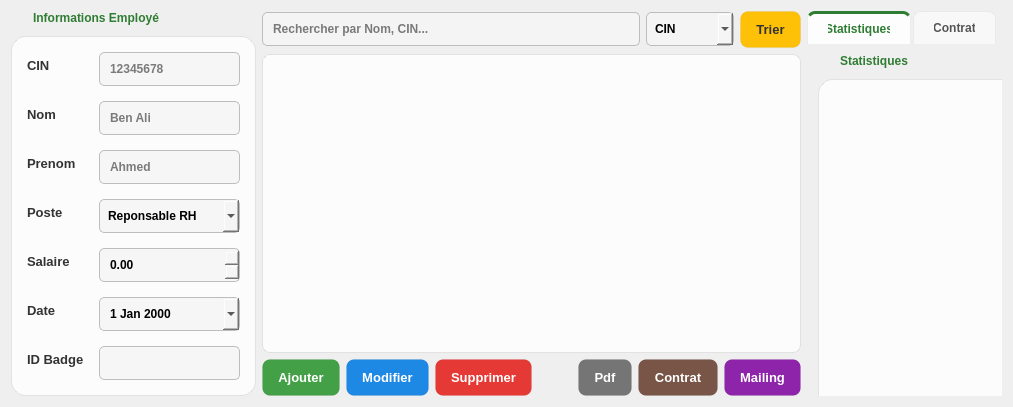
       <widget class="QWidget" name="page_employes">
        <property name="styleSheet">
         <string notr="true">/* --- 1. L'IMAGE DE FOND --- */
QWidget#page_employes {
    /* Assure-toi que le chemin de ton image est correct ici ! */
    border-image: url(:/new/prefix1/images/bg_left.jpg) 0 0 0 0 stretch stretch ;
}

/* --- 2. LE CADRE FORMULAIRE &amp; STATISTIQUES (Verre Blanc) --- */
QGroupBox {
    /* Fond BLANC avec transparence (Alpha = 210 sur 255 pour lisibilité) */
    background-color: rgba(255, 255, 255, 210); 
    border: 1px solid rgba(0, 0, 0, 20); /* Bordure grise subtile */
    border-radius: 15px;
    margin-top: 25px; 
}

QGroupBox::title {
    subcontrol-origin: margin;
    subcontrol-position: top left;
    left: 20px;
    color: #2E7D32; /* Vert Foncé EcoCycle pour le contraste sur blanc */
    font-weight: bold;
    font-size: 16px;
    background-color: transparent;
}

/* --- 3. LES LABELS --- */
QLabel {
    color: #333333; /* Texte GRIS FONCÉ/NOIR */
    font-weight: bold;
    font-size: 13px;
    background-color: transparent;
}

/* --- 4. CHAMPS DE SAISIE (Inputs Clairs) --- */
QLineEdit, QComboBox, QDateEdit, QDoubleSpinBox {
    /* Fond blanc cassé semi-transparent */
    background-color: rgba(245, 245, 245, 200); 
    border: 1px solid #BDBDBD; /* Bordure grise */
    border-radius: 5px;
    padding: 8px;
    color: #000000; /* Texte NOIR quand on écrit */
    font-weight: bold;
}

QLineEdit:focus, QComboBox:focus, QDateEdit:focus {
    background-color: #FFFFFF; /* Devient blanc pur au clic */
    border: 2px solid #4CAF50; /* Bordure VERTE */
}

/* Spécifique : La liste de choix de Tri */
QComboBox#cb_tri_option {
    min-width: 80px;
    background-color: rgba(255, 255, 255, 200);
    color: #333;
}

/* --- 5. TABLEAU (Liste Blanche) --- */
QTableView {
    background-color: rgba(255, 255, 255, 200); 
    border: 1px solid rgba(0, 0, 0, 20);
    border-radius: 8px;
    gridline-color: rgba(0, 0, 0, 10); /* Lignes grises très fines */
    color: #000000; /* Texte Noir */
    selection-background-color: rgba(76, 175, 80, 180); /* Vert sélection */
    selection-color: white;
    outline: 0;
}

QHeaderView::section {
    background-color: #2E7D32; /* Entête Vert Foncé */
    color: white;
    padding: 8px;
    border: none;
    font-weight: bold;
}

QTableCornerButton::section {
    background-color: rgba(255, 255, 255, 200);
    border: none;
}

/* --- 6. BOUTONS (Couleurs Vives) --- */
QPushButton {
    border-radius: 8px;
    padding: 10px 15px;
    color: white; /* Texte Blanc sur bouton coloré */
    font-weight: bold;
    font-size: 13px;
    border: 1px solid rgba(0,0,0, 10); /* Légère ombre */
}

/* --- COULEURS DES BOUTONS --- */

/* Ajouter : Vert */
QPushButton#btn_ajouter {
    background-color: #43A047; 
}
QPushButton#btn_ajouter:hover { background-color: #2E7D32; }

/* Modifier : Bleu */
QPushButton#btn_modifier {
    background-color: #1E88E5; 
}
QPushButton#btn_modifier:hover { background-color: #1565C0; }

/* Supprimer : Rouge */
QPushButton#btn_supprimer {
    background-color: #E53935; 
}
QPushButton#btn_supprimer:hover { background-color: #C62828; }

/* PDF : Gris */
QPushButton#btn_pdf {
    background-color: #757575; 
}
QPushButton#btn_pdf:hover { background-color: #424242; }

/* Contrat : Marron */
QPushButton#btn_contrat {
    background-color: #795548;
}
QPushButton#btn_contrat:hover { background-color: #5D4037; }

/* Mailing : Violet */
QPushButton#btn_mailing {
    background-color: #8E24AA;
}
QPushButton#btn_mailing:hover { background-color: #7B1FA2; }

/* TRIER : Jaune/Ambre */
QPushButton#btn_tri {
    background-color: #FFC107;
    color: #333; /* Texte foncé sur jaune */
}
QPushButton#btn_tri:hover { background-color: #FFB300; }

/* --- SCROLLBAR --- */
QScrollBar:vertical {
    border: none;
    background: rgba(0,0,0,10);
    width: 10px;
    border-radius: 5px;
}
QScrollBar::handle:vertical {
    background: rgba(0,0,0,30); /* Poignée grise */
    border-radius: 5px;
}

/* --- TAB WIDGET (ONGLETS) --- */
QTabWidget::pane {
    border: none;
    border-radius: 10px;
    background-color: transparent; /* Fond transparent pour voir l'image principale */
    top: -1px; 
}

QTabBar::tab {
    background-color: rgba(255, 255, 255, 150); /* Onglet inactif */
    border: 1px solid rgba(0,0,0, 10);
    border-bottom: none;
    border-top-left-radius: 8px;
    border-top-right-radius: 8px;
    padding: 8px 20px;
    margin-right: 2px;
    font-weight: bold;
    color: #555;
}

QTabBar::tab:selected {
    background-color: rgba(255, 255, 255, 220); /* Onglet actif plus blanc */
    color: #2E7D32; /* Texte Vert EcoCycle */
    border-top: 3px solid #2E7D32; /* Petite barre verte en haut */
}

QTabBar::tab:hover {
    background-color: rgba(255, 255, 255, 180);
}
</string>
        </property>
        <layout class="QHBoxLayout" name="horizontalLayout_3" stretch="0,0,1">
         <item>
          <widget class="QGroupBox" name="gb_form">
           <property name="font">
            <font>
             <bold>true</bold>
            </font>
           </property>
           <property name="title">
            <string>Informations Employé</string>
           </property>
           <layout class="QFormLayout" name="formLayout">
            <property name="horizontalSpacing">
             <number>15</number>
            </property>
            <property name="verticalSpacing">
             <number>15</number>
            </property>
            <property name="leftMargin">
             <number>15</number>
            </property>
            <property name="topMargin">
             <number>15</number>
            </property>
            <property name="rightMargin">
             <number>15</number>
            </property>
            <property name="bottomMargin">
             <number>15</number>
            </property>
            <item row="0" column="0">
             <widget class="QLabel" name="label_8">
              <property name="text">
               <string>CIN</string>
              </property>
             </widget>
            </item>
            <item row="0" column="1">
             <widget class="QLineEdit" name="le_cin">
              <property name="maxLength">
               <number>8</number>
              </property>
              <property name="placeholderText">
               <string>12345678</string>
              </property>
             </widget>
            </item>
            <item row="1" column="0">
             <widget class="QLabel" name="label_10">
              <property name="text">
               <string>Nom</string>
              </property>
             </widget>
            </item>
            <item row="1" column="1">
             <widget class="QLineEdit" name="le_nom">
              <property name="text">
               <string/>
              </property>
              <property name="placeholderText">
               <string>Ben Ali</string>
              </property>
             </widget>
            </item>
            <item row="2" column="0">
             <widget class="QLabel" name="label_11">
              <property name="text">
               <string>Prenom</string>
              </property>
             </widget>
            </item>
            <item row="2" column="1">
             <widget class="QLineEdit" name="le_prenom">
              <property name="text">
               <string/>
              </property>
              <property name="placeholderText">
               <string>Ahmed</string>
              </property>
             </widget>
            </item>
            <item row="3" column="0">
             <widget class="QLabel" name="label_12">
              <property name="text">
               <string>Poste</string>
              </property>
             </widget>
            </item>
            <item row="3" column="1">
             <widget class="QComboBox" name="cb_poste">
              <property name="placeholderText">
               <string>Reponsable RH</string>
              </property>
              <item>
               <property name="text">
                <string>Responsable RH</string>
               </property>
              </item>
              <item>
               <property name="text">
                <string>Administratif</string>
               </property>
              </item>
              <item>
               <property name="text">
                <string>Trieur</string>
               </property>
              </item>
              <item>
               <property name="text">
                <string>Chauffeur</string>
               </property>
              </item>
             </widget>
            </item>
            <item row="4" column="0">
             <widget class="QLabel" name="label_13">
              <property name="text">
               <string>Salaire</string>
              </property>
             </widget>
            </item>
            <item row="4" column="1">
             <widget class="QDoubleSpinBox" name="dsb_salaire"/>
            </item>
            <item row="5" column="0">
             <widget class="QLabel" name="label_14">
              <property name="text">
               <string>Date </string>
              </property>
             </widget>
            </item>
            <item row="5" column="1">
             <widget class="QDateEdit" name="de_embauche">
              <property name="calendarPopup">
               <bool>true</bool>
              </property>
             </widget>
            </item>
            <item row="6" column="0">
             <widget class="QLabel" name="label_15">
              <property name="text">
               <string>ID Badge</string>
              </property>
             </widget>
            </item>
            <item row="6" column="1">
             <widget class="QLineEdit" name="le_badge"/>
            </item>
           </layout>
          </widget>
         </item>
         <item>
          <layout class="QVBoxLayout" name="verticalLayout_3" stretch="0,0,0">
           <item>
            <layout class="QHBoxLayout" name="horizontalLayout_7">
             <item>
              <widget class="QLineEdit" name="le_recherche">
               <property name="placeholderText">
                <string>Rechercher par Nom, CIN...</string>
               </property>
              </widget>
             </item>
             <item>
              <widget class="QComboBox" name="comboBox">
               <item>
                <property name="text">
                 <string>CIN</string>
                </property>
               </item>
               <item>
                <property name="text">
                 <string>ID Badge</string>
                </property>
               </item>
               <item>
                <property name="text">
                 <string>Nom</string>
                </property>
               </item>
              </widget>
             </item>
             <item>
              <widget class="QPushButton" name="btn_tri">
               <property name="text">
                <string>Trier</string>
               </property>
              </widget>
             </item>
            </layout>
           </item>
           <item>
            <widget class="QTableView" name="tab_employes">
             <property name="alternatingRowColors">
              <bool>true</bool>
             </property>
             <property name="selectionBehavior">
              <enum>QAbstractItemView::SelectionBehavior::SelectRows</enum>
             </property>
            </widget>
           </item>
           <item>
            <layout class="QHBoxLayout" name="horizontalLayout">
             <item>
              <widget class="QPushButton" name="btn_ajouter">
               <property name="text">
                <string>Ajouter</string>
               </property>
              </widget>
             </item>
             <item>
              <widget class="QPushButton" name="btn_modifier">
               <property name="text">
                <string>Modifier</string>
               </property>
              </widget>
             </item>
             <item>
              <widget class="QPushButton" name="btn_supprimer">
               <property name="text">
                <string>Supprimer</string>
               </property>
              </widget>
             </item>
             <item>
              <spacer name="horizontalSpacer">
               <property name="orientation">
                <enum>Qt::Orientation::Horizontal</enum>
               </property>
               <property name="sizeHint" stdset="0">
                <size>
                 <width>40</width>
                 <height>20</height>
                </size>
               </property>
              </spacer>
             </item>
             <item>
              <widget class="QPushButton" name="btn_pdf">
               <property name="text">
                <string>Pdf</string>
               </property>
              </widget>
             </item>
             <item>
              <widget class="QPushButton" name="btn_contrat">
               <property name="text">
                <string>Contrat</string>
               </property>
              </widget>
             </item>
             <item>
              <widget class="QPushButton" name="btn_mailing">
               <property name="text">
                <string>Mailing</string>
               </property>
              </widget>
             </item>
            </layout>
           </item>
          </layout>
         </item>
         <item>
          <widget class="QTabWidget" name="tabWidget_right">
           <property name="currentIndex">
            <number>0</number>
           </property>
           <widget class="QWidget" name="tab_stats">
            <attribute name="title">
             <string>Statistiques</string>
            </attribute>
            <widget class="QGroupBox" name="gb_stats">
             <property name="geometry">
              <rect>
               <x>11</x>
               <y>11</y>
               <width>471</width>
               <height>646</height>
              </rect>
             </property>
             <property name="font">
              <font>
               <bold>true</bold>
              </font>
             </property>
             <property name="title">
              <string>Statistiques</string>
             </property>
            </widget>
           </widget>
           <widget class="QWidget" name="tab_contrat">
            <attribute name="title">
             <string>Contrat</string>
            </attribute>
           </widget>
          </widget>
         </item>
        </layout>
       </widget>
